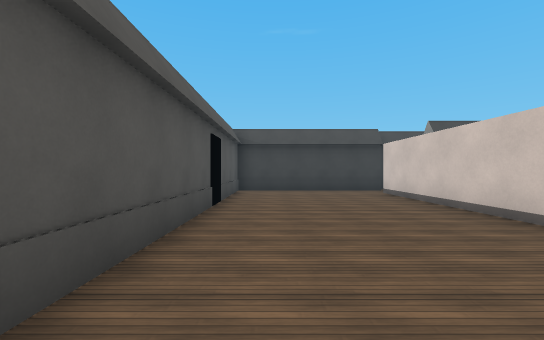
View 1 (above)

19 first-person views from a walk through a level from a Godot 3-D game. The camera is 1.4 m above the floor, looks level and sees 90° across. The floor is counted in squares, 2 m on a side. Each view is taken from the middle of a square. On the plan, view 1 faces up. The plan holds only what a view shows up to about 9 squares ahead; the rest is blank. The place goes on beyond the plan. Surface patterns are stand-ins for the level's own textures.

View 2
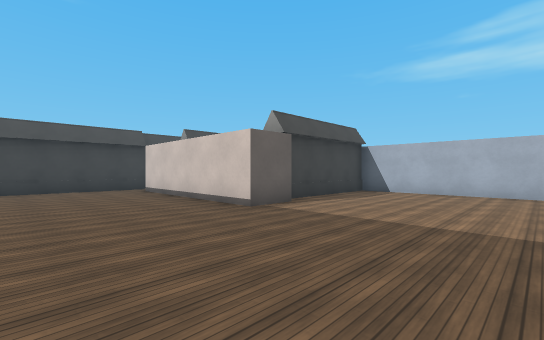

View 3
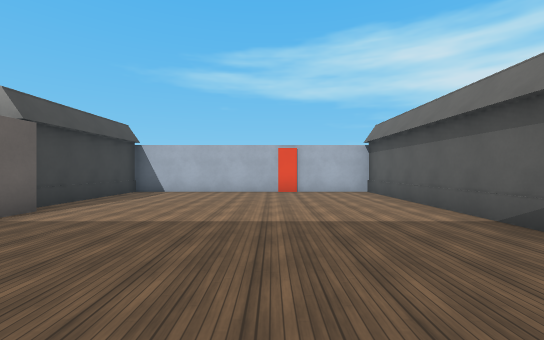

View 4
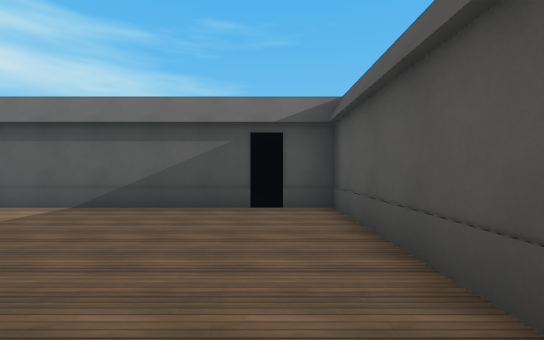

View 5
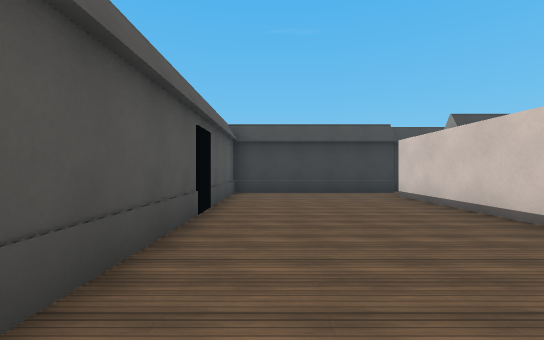

View 6
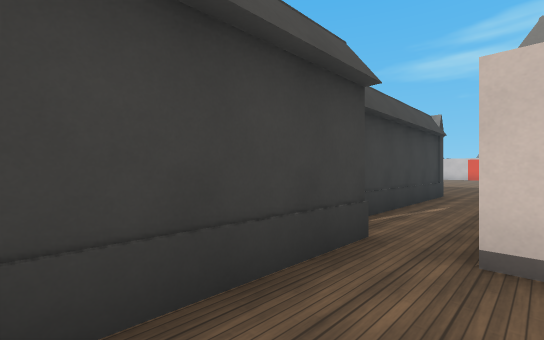

View 7
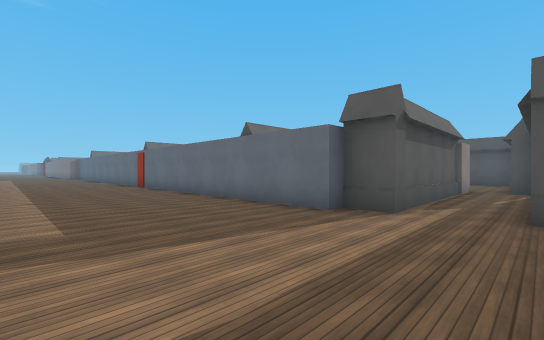

View 8
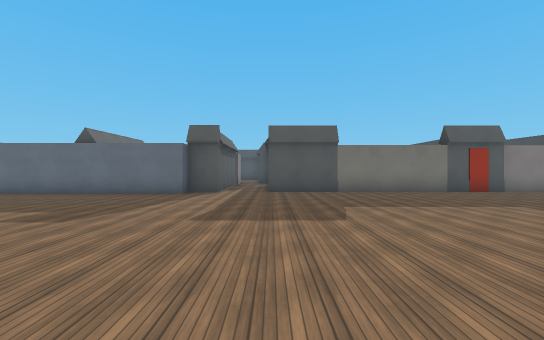

View 9
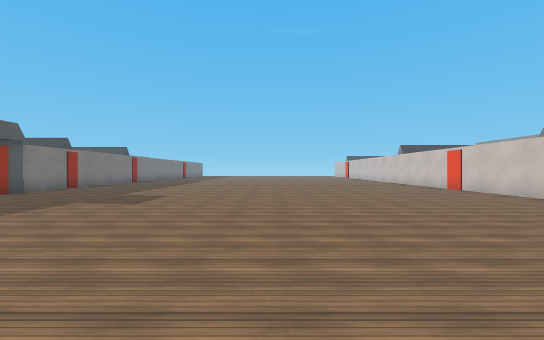

View 10
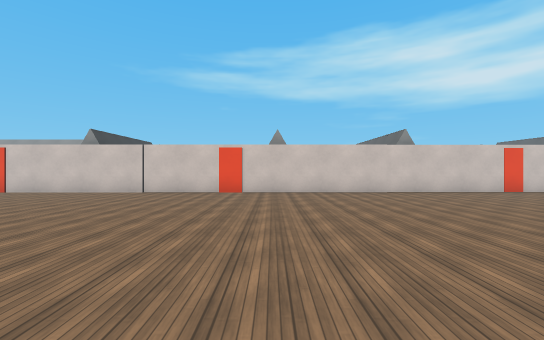

View 11
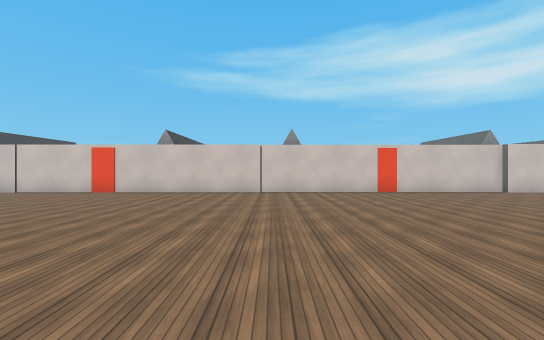

View 12
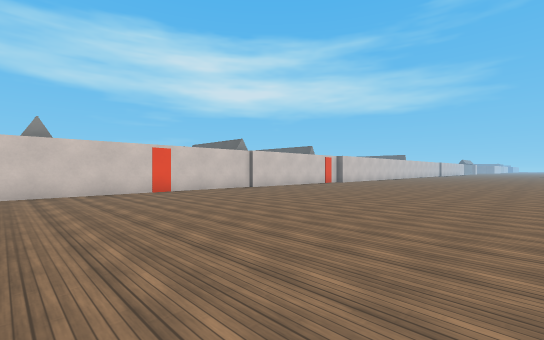

View 13
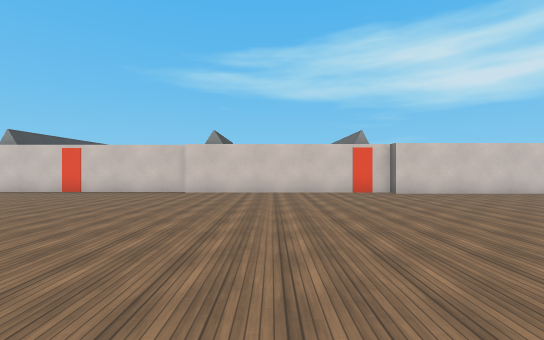

View 14
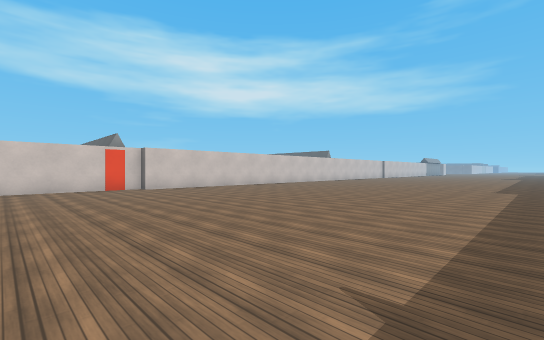

View 15
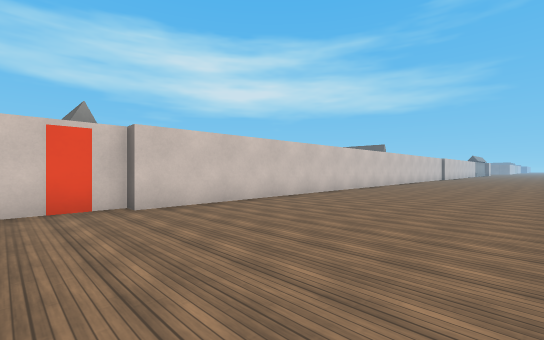

View 16
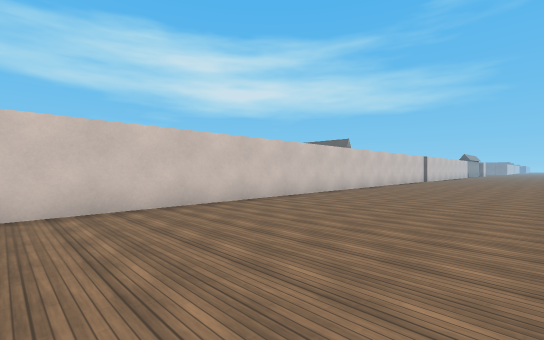

View 17
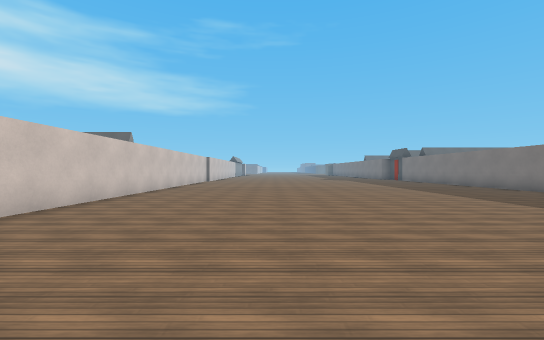

View 18
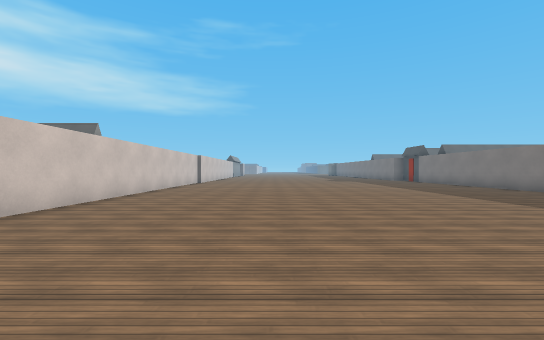

View 19
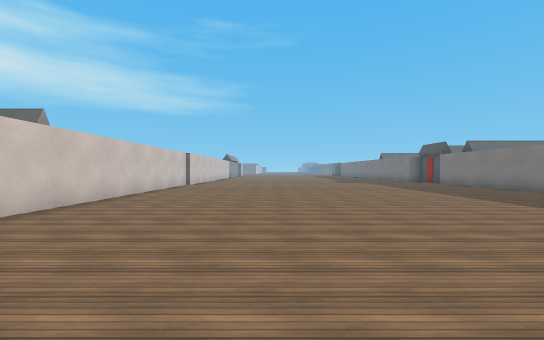

### Floor plan
Key: @ floor where view 1 was taken; # wall or solid block; . floor; B block; O other object.
Columns run from 1 left of view 1 to 24 right of it. Each row starts with its distance up from view 1.
 18          OO..............O
 17          O#..............O
 16           #..............O
 15           B..............O
 14           B..............O
 13           B..............O
 12           #..............O
 11           #..............#
 10 ###########..............O
  9 #........................O
  8 #....O#####..............O
  7 #....O    ##.............O
  6 #....O     #.............O
  5 #....O     #.............O
  4 #....O######.............O
  3 #....O....##.............O
  2 #.........##.............O
  1 #.........##.............O
  0 #@........# .............O
 -1 #.........#  ............O
 -2 #.........#   ...........O
 -3 #.........#     .........O
 -4 ###########   ...........O
 -5               ...........O
 -6               ...........O
 -7               ...........#
 -8               ..........OO
 -9               ..........O
-10               ..........O
-11               ..........O
-12               ..........O
-13               ..........O
-14               ..........O
-15               ..........O
-16               ..........O
-17               ..........O
-18              ...........O
-19             ............O
-20            O............O
-21             ............O
-22            O............O
-23             ............O
-24            O............O

Where each view was taken, in squares from view 1:
view 1: 0 up, 0 right, facing up
view 2: 1 down, 0 right, facing up-right
view 3: 1 down, 0 right, facing right
view 4: 1 up, 0 right, facing down
view 5: 1 up, 0 right, facing up
view 6: 8 up, 1 right, facing up-right
view 7: 10 up, 14 right, facing down-left
view 8: 10 up, 18 right, facing left
view 9: 9 up, 17 right, facing up
view 10: 10 up, 15 right, facing right
view 11: 6 up, 15 right, facing right
view 12: 6 up, 15 right, facing down-right
view 13: 4 down, 15 right, facing right
view 14: 4 down, 13 right, facing down-right
view 15: 6 down, 18 right, facing down-right
view 16: 10 down, 18 right, facing down-right
view 17: 11 down, 19 right, facing down
view 18: 13 down, 19 right, facing down
view 19: 15 down, 19 right, facing down
